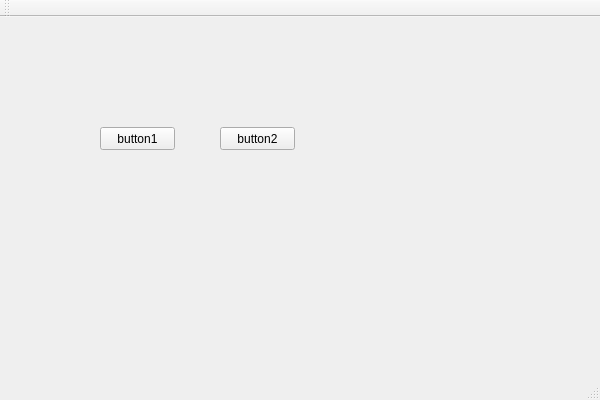
<?xml version="1.0" encoding="UTF-8"?>
<ui version="4.0">
 <class>QtGuiApplication1Class</class>
 <widget class="QMainWindow" name="QtGuiApplication1Class">
  <property name="geometry">
   <rect>
    <x>0</x>
    <y>0</y>
    <width>600</width>
    <height>400</height>
   </rect>
  </property>
  <property name="windowTitle">
   <string>QtGuiApplication1</string>
  </property>
  <widget class="QWidget" name="centralWidget">
   <widget class="QPushButton" name="button1">
    <property name="geometry">
     <rect>
      <x>100</x>
      <y>110</y>
      <width>75</width>
      <height>23</height>
     </rect>
    </property>
    <property name="text">
     <string>button1</string>
    </property>
   </widget>
   <widget class="QPushButton" name="button2">
    <property name="geometry">
     <rect>
      <x>220</x>
      <y>110</y>
      <width>75</width>
      <height>23</height>
     </rect>
    </property>
    <property name="text">
     <string>button2</string>
    </property>
   </widget>
  </widget>
  <widget class="QMenuBar" name="menuBar">
   <property name="geometry">
    <rect>
     <x>0</x>
     <y>0</y>
     <width>600</width>
     <height>23</height>
    </rect>
   </property>
  </widget>
  <widget class="QToolBar" name="mainToolBar">
   <attribute name="toolBarArea">
    <enum>TopToolBarArea</enum>
   </attribute>
   <attribute name="toolBarBreak">
    <bool>false</bool>
   </attribute>
  </widget>
  <widget class="QStatusBar" name="statusBar"/>
 </widget>
 <layoutdefault spacing="6" margin="11"/>
 <resources>
  <include location="QtGuiApplication1.qrc"/>
 </resources>
 <connections/>
</ui>
